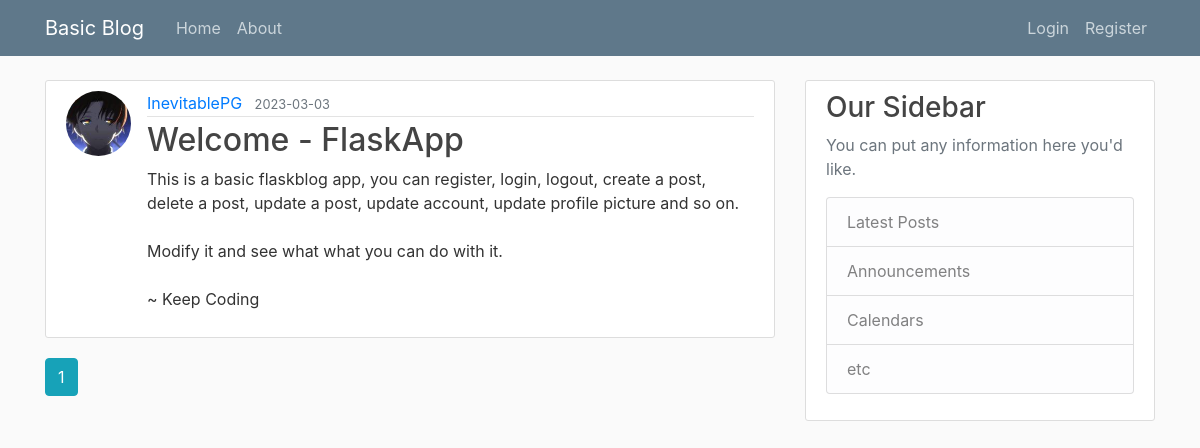
The page /home on the database its author committed.
### basicblog/models.py (models this page shows, shortened)
class Post(db.Model):
	id = db.Column(db.Integer, primary_key=True)
	title = db.Column(db.String(100), nullable=False)
	date_posted = db.Column(db.DateTime, nullable=False, default=datetime.utcnow)
	content = db.Column(db.Text, nullable=False)
	user_id = db.Column(db.Integer, db.ForeignKey('user.id'), nullable=False)

class User(db.Model, UserMixin):
	id = db.Column(db.Integer, primary_key=True)
	username = db.Column(db.String(20), unique=True, nullable=False)
	email = db.Column(db.String(120), unique=True, nullable=False)
	image_file = db.Column(db.String(20), nullable=False, default='default.jpg')
	password = db.Column(db.String(60), nullable=False)
	posts = db.relationship('Post', backref='author', lazy=True)

### basicblog/main/routes.py (the view)
@main.route("/")
@main.route("/home")
def home():
    page = request.args.get('page', 1, type=int)
    posts = Post.query.order_by(Post.date_posted.desc()).paginate(page=page, per_page=5)
    return render_template('home.html', posts=posts)

### basicblog/templates/home.html
{% extends "layout.html" %}
{% block content %}
    {% for post in posts.items %}
        <article class="media content-section">
          <img class="rounded-circle article-img" src="{{ url_for('static', filename='profile_pics/' + post.author.image_file) }}">
          <div class="media-body">
            <div class="article-metadata">
              <a class="mr-2" href="{{ url_for('users.user_posts', username=post.author.username) }}">{{ post.author.username }}</a>
              <small class="text-muted">{{ post.date_posted.strftime('%Y-%m-%d') }}</small>
            </div>
            <h2><a class="article-title" href="{{ url_for('posts.post', post_id=post.id) }}">{{ post.title }}</a></h2>
            <p class="article-content">{{ post.content }}</p>
          </div>
        </article>
    {% endfor %}
    {% for page_num in posts.iter_pages(left_edge=1, right_edge=1, left_current=1, right_current=2) %}
      {% if page_num %}
        {% if posts.page == page_num %}
          <a class="btn btn-info mb-4" href="{{ url_for('main.home', page=page_num) }}">{{ page_num }}</a>
        {% else %}
          <a class="btn btn-outline-info mb-4" href="{{ url_for('main.home', page=page_num) }}">{{ page_num }}</a>
        {% endif %}
      {% else %}
        ...
      {% endif %}
    {% endfor %}
{% endblock content %}

### basicblog/static/css/main.css (style rules this page uses)
body { background: #fafafa; color: #333333; margin-top: 5rem; }
h1, h2, h3, h4, h5, h6 { color: #444444; }
.content-section { background: #ffffff; padding: 10px 20px; border: 1px solid #dddddd; border-radius: 3px; margin-bottom: 20px; }
.article-title { color: #444444; }
.article-content { white-space: pre-line; }
.article-img { height: 65px; width: 65px; margin-right: 16px; }
.article-metadata { padding-bottom: 1px; margin-bottom: 4px; border-bottom: 1px solid #e3e3e3 }

### rows shown on the page
Post: image_file (picture), author.username "InevitablePG", date_posted "2023-03-03", title "Welcome - FlaskApp", content "This is a basic flaskblog app, you can register, login, logout, create a post, delete a post, update a post, update account, update profile picture and so on. Modify it and see what what you can do with it. ~ Keep Coding"

### other values the page prints
{{ page_num }} "1"
